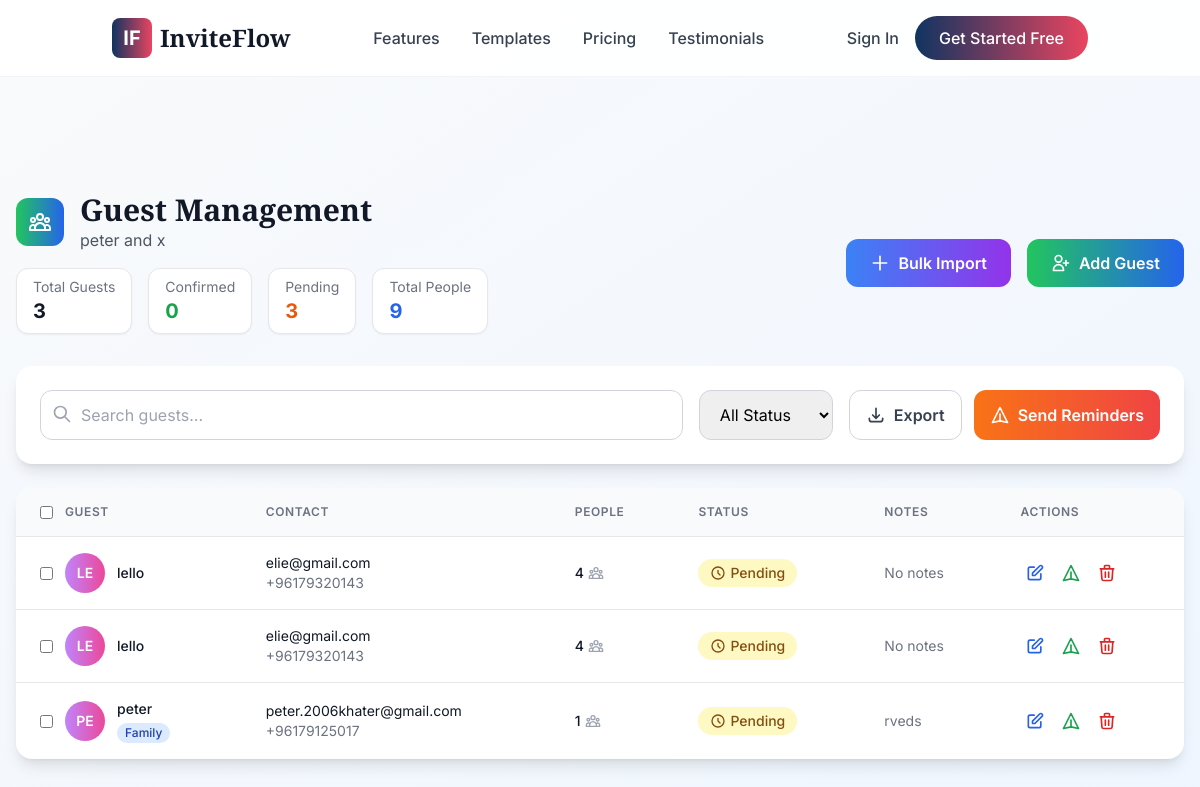
Screenshot of /guest-management/1/ (signed in) with the database file from the repository.
### invitation/models.py (models this page shows, shortened)
class Invitation(models.Model):
    invitation_owner = models.ForeignKey(User, on_delete=models.CASCADE)
    invitation_type = models.ForeignKey(InvitationType, on_delete=models.CASCADE)
    event_for = models.CharField(max_length=255)
    event_date = models.DateTimeField()
    event_end_date = models.DateTimeField(null=True, blank=True)
    accepted = models.BooleanField(default=False)
    notes = models.TextField(blank=True)
    active = models.BooleanField(default=True)
    music_file = models.FileField(
        upload_to='invitations/music/',
        blank=True,
        null=True,
        validators=[FileExtensionValidator(allowed_extensions=['mp3', 'wav', 'flac'])]
    )
    has_music_file = models.BooleanField(default=False)
    class Meta:
        ordering = ['-event_date']

class Guest(models.Model):
    invitation = models.ForeignKey(Invitation, on_delete=models.CASCADE, related_name="guests")
    name = models.CharField(max_length=255)
    email = models.EmailField(blank=True, null=True)
    phone_number = PhoneNumberField(blank=True, null=True)
    person_count = models.PositiveIntegerField(default=1)
    full_family = models.BooleanField(default=False)
    rsvp = models.BooleanField(default=False)
    notes = models.TextField(blank=True, null=True)
    class Meta:
        ordering = ['name']

### invitation/views.py (the view, shortened to what this page needs)
# urls.py: path('guest-management/<int:invitation_id>/', views.guest_management, name='guest_management'),
@login_required
def guest_management(request, invitation_id):
    invitation = get_object_or_404(Invitation, id=invitation_id)
    if request.user != invitation.invitation_owner:
        messages.error(request, "You don't have permission to access this page.")
        return redirect('home')
    guests = Guest.objects.filter(invitation=invitation)
    confirmed_guests = guests.filter(rsvp=True).count()
    pending_guests = guests.filter(rsvp=False).count()
    total_people = sum(guest.person_count for guest in guests)
    context = {
        'invitation': invitation,
        'guests': guests,
        'confirmed_guests': confirmed_guests,
        'pending_guests': pending_guests,
        'total_people': total_people,
    }
    return render(request, 'invitation/guest_management.html', context)

### template/invitation/guest_management.html (shortened to what this page needs)
{% extends 'base.html' %}
{% load static %}
{% block content %}
<div class="min-h-screen bg-gradient-to-br from-gray-50 to-blue-50 py-8">
    <div class="max-w-7xl mx-auto px-4 mt-40">
        <div class="flex flex-col lg:flex-row justify-between items-start lg:items-center mb-8">
            <div class="mb-6 lg:mb-0">
                <div class="flex items-center mb-4">
                    <div class="w-12 h-12 bg-gradient-to-r from-green-500 to-blue-600 rounded-xl flex items-center justify-center mr-4">
                    </div>
                    <div>
                        <h1 class="text-3xl font-elegant font-bold text-gray-900">Guest Management</h1>
                        <p class="text-gray-600">{{ invitation.event_for }}</p>
                    </div>
                </div>
                <div class="flex flex-wrap gap-4 mt-4">
                    <div class="bg-white rounded-xl px-4 py-2 shadow-sm border">
                        <div class="text-sm text-gray-500">Total Guests</div>
                        <div class="text-xl font-bold text-gray-900">{{ guests.count }}</div>
                    </div>
                    <div class="bg-white rounded-xl px-4 py-2 shadow-sm border">
                        <div class="text-sm text-gray-500">Confirmed</div>
                        <div class="text-xl font-bold text-green-600">{{ confirmed_guests }}</div>
                    </div>
                    <div class="bg-white rounded-xl px-4 py-2 shadow-sm border">
                        <div class="text-sm text-gray-500">Pending</div>
                        <div class="text-xl font-bold text-orange-600">{{ pending_guests }}</div>
                    </div>
                    <div class="bg-white rounded-xl px-4 py-2 shadow-sm border">
                        <div class="text-sm text-gray-500">Total People</div>
                        <div class="text-xl font-bold text-blue-600">{{ total_people }}</div>
                    </div>
                </div>
            </div>
            <div class="flex flex-col sm:flex-row gap-4">
                <button onclick="openBulkInviteModal()" class="px-6 py-3 bg-gradient-to-r from-blue-500 to-purple-600 text-white rounded-xl font-semibold hover:shadow-lg transform hover:scale-105 transition-all duration-200 flex items-center">
                    <svg class="w-5 h-5 mr-2" fill="none" stroke="currentColor" viewBox="0 0 24 24">
                        <path stroke-linecap="round" stroke-linejoin="round" stroke-width="2" d="M12 4v16m8-8H4"></path>
                    </svg>
                    Bulk Import
                </button>
                <button onclick="openAddGuestModal()" class="px-6 py-3 bg-gradient-to-r from-green-500 to-blue-600 text-white rounded-xl font-semibold hover:shadow-lg transform hover:scale-105 transition-all duration-200 flex items-center">
                    <svg class="w-5 h-5 mr-2" fill="none" stroke="currentColor" viewBox="0 0 24 24">
                        <path stroke-linecap="round" stroke-linejoin="round" stroke-width="2" d="M18 9v3m0 0v3m0-3h3m-3 0h-3m-2-5a4 4 0 11-8 0 4 4 0 018 0zM3 20a6 6 0 0112 0v1H3v-1z"></path>
                    </svg>
                    Add Guest
                </button>
            </div>
        </div>
        <div class="bg-white rounded-2xl shadow-lg p-6 mb-6">
            <div class="flex flex-col lg:flex-row justify-between items-start lg:items-center gap-4">
                <div class="flex flex-col sm:flex-row gap-4 flex-1">
                    <div class="relative flex-1">
                        <input type="text" id="searchGuests" placeholder="Search guests..." class="w-full pl-10 pr-4 py-3 border border-gray-300 rounded-xl focus:ring-2 focus:ring-blue-500 focus:border-transparent transition-all duration-200">
                        <svg class="w-5 h-5 text-gray-400 absolute left-3 top-3.5" fill="none" stroke="currentColor" viewBox="0 0 24 24">
                            <path stroke-linecap="round" stroke-linejoin="round" stroke-width="2" d="M21 21l-6-6m2-5a7 7 0 11-14 0 7 7 0 0114 0z"></path>
                        </svg>
                    </div>
                    <select id="statusFilter" class="px-4 py-3 border border-gray-300 rounded-xl focus:ring-2 focus:ring-blue-500 focus:border-transparent transition-all duration-200">
                        <option value="all">All Status</option>
                    </select>
                </div>
                <div class="flex gap-3">
                    <button onclick="exportGuests()" class="px-4 py-3 border border-gray-300 text-gray-700 rounded-xl font-semibold hover:border-gray-400 transition-colors duration-200 flex items-center">
                        <svg class="w-5 h-5 mr-2" fill="none" stroke="currentColor" viewBox="0 0 24 24">
                            <path stroke-linecap="round" stroke-linejoin="round" stroke-width="2" d="M4 16v1a3 3 0 003 3h10a3 3 0 003-3v-1m-4-4l-4 4m0 0l-4-4m4 4V4"></path>
                        </svg>
                        Export
                    </button>
                    <button onclick="sendReminders()" class="px-4 py-3 bg-gradient-to-r from-orange-500 to-red-500 text-white rounded-xl font-semibold hover:shadow-lg transition-all duration-200 flex items-center">
                        <svg class="w-5 h-5 mr-2" fill="none" stroke="currentColor" viewBox="0 0 24 24">
                            <path stroke-linecap="round" stroke-linejoin="round" stroke-width="2" d="M12 19l9 2-9-18-9 18 9-2zm0 0v-8"></path>
                        </svg>
                        Send Reminders
                    </button>
                </div>
            </div>
        </div>
        <div class="bg-white rounded-2xl shadow-lg overflow-hidden">
            <div class="overflow-x-auto">
                <table class="w-full">
                    <thead>
                        <tr class="bg-gray-50 border-b border-gray-200">
                            <th class="px-6 py-4 text-left text-xs font-semibold text-gray-500 uppercase tracking-wider">
                                <div class="flex items-center">
                                    <input type="checkbox" id="selectAll" class="rounded border-gray-300 text-blue-600 focus:ring-blue-500 mr-3">
                                    Guest
                                </div>
                            </th>
                            <th class="px-6 py-4 text-left text-xs font-semibold text-gray-500 uppercase tracking-wider">Contact</th>
                            <th class="px-6 py-4 text-left text-xs font-semibold text-gray-500 uppercase tracking-wider">People</th>
                            <th class="px-6 py-4 text-left text-xs font-semibold text-gray-500 uppercase tracking-wider">Status</th>
                            <th class="px-6 py-4 text-left text-xs font-semibold text-gray-500 uppercase tracking-wider">Notes</th>
                            <th class="px-6 py-4 text-left text-xs font-semibold text-gray-500 uppercase tracking-wider">Actions</th>
                        </tr>
                    </thead>
                    <tbody class="divide-y divide-gray-200">
                        {% for guest in guests %}
                        <tr class="hover:bg-gray-50 transition-colors duration-150 guest-row" data-status="{% if guest.rsvp %}confirmed{% else %}pending{% endif %}">
                            <td class="px-6 py-4 whitespace-nowrap">
                                <div class="flex items-center">
                                    <input type="checkbox" class="guest-checkbox rounded border-gray-300 text-blue-600 focus:ring-blue-500 mr-3">
                                    <div class="flex items-center">
                                        <div class="w-10 h-10 bg-gradient-to-r from-purple-400 to-pink-500 rounded-full flex items-center justify-center text-white font-semibold text-sm mr-3">
                                            {{ guest.name|slice:":2"|upper }}
                                        </div>
                                        <div>
                                            <div class="text-sm font-medium text-gray-900">{{ guest.name }}</div>
                                            {% if guest.full_family %}
                                            <span class="inline-flex items-center px-2 py-0.5 rounded-full text-xs font-medium bg-blue-100 text-blue-800">
                                                Family
                                            </span>
                                            {% endif %}
                                        </div>
                                    </div>
                                </div>
                            </td>
                            <td class="px-6 py-4 whitespace-nowrap">
                                <div class="text-sm text-gray-900">{{ guest.email|default:"No email" }}</div>
                                <div class="text-sm text-gray-500">{{ guest.phone_number|default:"No phone" }}</div>
                            </td>
                            <td class="px-6 py-4 whitespace-nowrap">
                                <div class="flex items-center">
                                    <span class="text-sm font-medium text-gray-900">{{ guest.person_count }}</span>
                                </div>
                            </td>
                            <td class="px-6 py-4 whitespace-nowrap">
                                {% if guest.rsvp %}
                                <span class="inline-flex items-center px-3 py-1 rounded-full text-sm font-medium bg-green-100 text-green-800">
                                    <svg class="w-4 h-4 mr-1" fill="currentColor" viewBox="0 0 20 20">
                                        <path fill-rule="evenodd" d="M16.707 5.293a1 1 0 010 1.414l-8 8a1 1 0 01-1.414 0l-4-4a1 1 0 011.414-1.414L8 12.586l7.293-7.293a1 1 0 011.414 0z" clip-rule="evenodd"></path>
                                    </svg>
                                    Confirmed
                                </span>
                                {% else %}
                                <span class="inline-flex items-center px-3 py-1 rounded-full text-sm font-medium bg-yellow-100 text-yellow-800">
                                    <svg class="w-4 h-4 mr-1" fill="none" stroke="currentColor" viewBox="0 0 24 24">
                                        <path stroke-linecap="round" stroke-linejoin="round" stroke-width="2" d="M12 8v4l3 3m6-3a9 9 0 11-18 0 9 9 0 0118 0z"></path>
                                    </svg>
                                    Pending
                                </span>
                                {% endif %}
                            </td>
                            <td class="px-6 py-4">
                                <div class="text-sm text-gray-500 max-w-xs truncate">
                                    {{ guest.notes|default:"No notes" }}
                                </div>
                            </td>
                            <td class="px-6 py-4 whitespace-nowrap text-sm font-medium">
                                <div class="flex items-center space-x-2">
                                    <button onclick="editGuest({{ guest.id }})" class="text-blue-600 hover:text-blue-900 transition-colors duration-200 p-1 rounded hover:bg-blue-50">
                                        <svg class="w-5 h-5" fill="none" stroke="currentColor" viewBox="0 0 24 24">
                                            <path stroke-linecap="round" stroke-linejoin="round" stroke-width="2" d="M11 5H6a2 2 0 00-2 2v11a2 2 0 002 2h11a2 2 0 002-2v-5m-1.414-9.414a2 2 0 112.828 2.828L11.828 15H9v-2.828l8.586-8.586z"></path>
                                        </svg>
                                    </button>
                                    <button onclick="sendInvitation({{ guest.id }})" class="text-green-600 hover:text-green-900 transition-colors duration-200 p-1 rounded hover:bg-green-50">
                                        <svg class="w-5 h-5" fill="none" stroke="currentColor" viewBox="0 0 24 24">
                                            <path stroke-linecap="round" stroke-linejoin="round" stroke-width="2" d="M12 19l9 2-9-18-9 18 9-2zm0 0v-8"></path>
                                        </svg>
                                    </button>
                                    <button onclick="deleteGuest({{ guest.id }})" class="text-red-600 hover:text-red-900 transition-colors duration-200 p-1 rounded hover:bg-red-50">
                                        <svg class="w-5 h-5" fill="none" stroke="currentColor" viewBox="0 0 24 24">
                                            <path stroke-linecap="round" stroke-linejoin="round" stroke-width="2" d="M19 7l-.867 12.142A2 2 0 0116.138 21H7.862a2 2 0 01-1.995-1.858L5 7m5 4v6m4-6v6m1-10V4a1 1 0 00-1-1h-4a1 1 0 00-1 1v3M4 7h16"></path>
                                        </svg>
                                    </button>
                                </div>
                            </td>
                        </tr>
                        {% endfor %}
                    </tbody>
                </table>
            </div>
        </div>
    </div>
</div>
{% endblock %}

### rows the page displays
Invitation: event_for "peter and x"
Guest: name "LE", name "lello", email "elie@gmail.com", phone_number "+96179320143", person_count "4", rsvp False (drawn), notes "No notes"
Guest: name "LE", name "lello", email "elie@gmail.com", phone_number "+96179320143", person_count "4", rsvp False (drawn), notes "No notes"
Guest: name "PE", name "peter", full_family "Family", email "peter.2006khater@gmail.com", phone_number "+96179125017", person_count "1", rsvp False (drawn), notes "rveds"

### other values shown
{{ guests.count }} "3"
{{ confirmed_guests }} "0"
{{ pending_guests }} "3"
{{ total_people }} "9"
